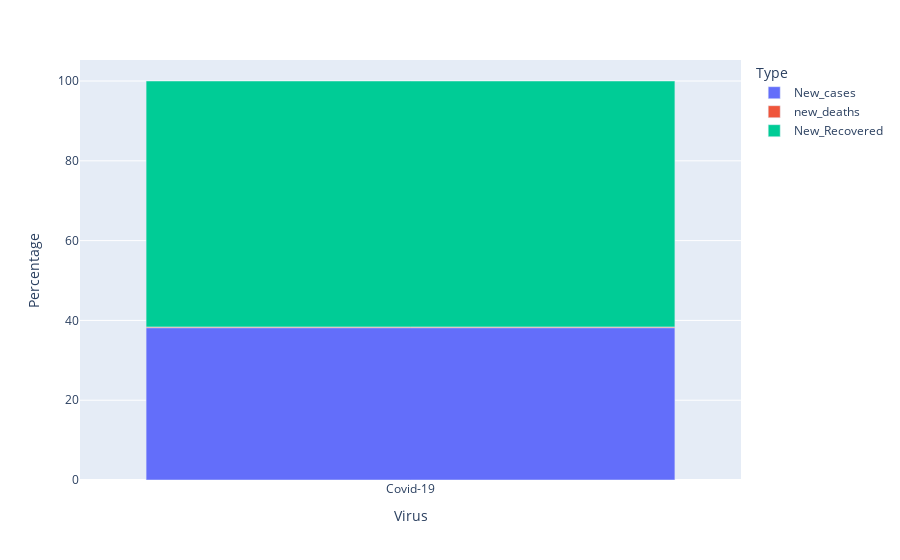

Notebook code for this chart:
### Code cell
cases = df[['New_cases','new_deaths','New_Recovered']].loc[0]
cases_df = pd.DataFrame(cases).reset_index()
cases_df.columns = ['Type', 'Total']
cases_df['Percentage'] = np.round(100*cases_df['Total']/np.sum(cases_df['Total']),2)
cases_df['Virus'] = ['Covid-19' for i in range(len(cases_df))]


fig = px.bar(cases_df, x='Virus', y='Percentage', color='Type', hover_data=['Total'])
fig.show()

### Figure 1 — Plotly figure (JSON) as saved in the notebook; plotly's stock layout.template omitted (floating-point values rounded to 4 significant figures)
{"data": [{"alignmentgroup": "True", "customdata": [[22747]], "hovertemplate": "Type=New_cases<br>Virus=%{x}<br>Percentage=%{y}<br>Total=%{customdata[0]}<extra></extra>", "legendgroup": "New_cases", "marker": {"color": "#636efa", "pattern": {"shape": ""}}, "name": "New_cases", "offsetgroup": "New_cases", "orientation": "v", "showlegend": true, "textposition": "auto", "type": "bar", "x": ["Covid-19"], "xaxis": "x", "y": [38.18], "yaxis": "y"}, {"alignmentgroup": "True", "customdata": [[113]], "hovertemplate": "Type=new_deaths<br>Virus=%{x}<br>Percentage=%{y}<br>Total=%{customdata[0]}<extra></extra>", "legendgroup": "new_deaths", "marker": {"color": "#EF553B", "pattern": {"shape": ""}}, "name": "new_deaths", "offsetgroup": "new_deaths", "orientation": "v", "showlegend": true, "textposition": "auto", "type": "bar", "x": ["Covid-19"], "xaxis": "x", "y": [0.19], "yaxis": "y"}, {"alignmentgroup": "True", "customdata": [[36726]], "hovertemplate": "Type=New_Recovered<br>Virus=%{x}<br>Percentage=%{y}<br>Total=%{customdata[0]}<extra></extra>", "legendgroup": "New_Recovered", "marker": {"color": "#00cc96", "pattern": {"shape": ""}}, "name": "New_Recovered", "offsetgroup": "New_Recovered", "orientation": "v", "showlegend": true, "textposition": "auto", "type": "bar", "x": ["Covid-19"], "xaxis": "x", "y": [61.64], "yaxis": "y"}], "layout": {"barmode": "relative", "legend": {"title": {"text": "Type"}, "tracegroupgap": 0}, "margin": {"t": 60}, "xaxis": {"anchor": "y", "domain": [0, 1], "title": {"text": "Virus"}}, "yaxis": {"anchor": "x", "domain": [0, 1], "title": {"text": "Percentage"}}}}
